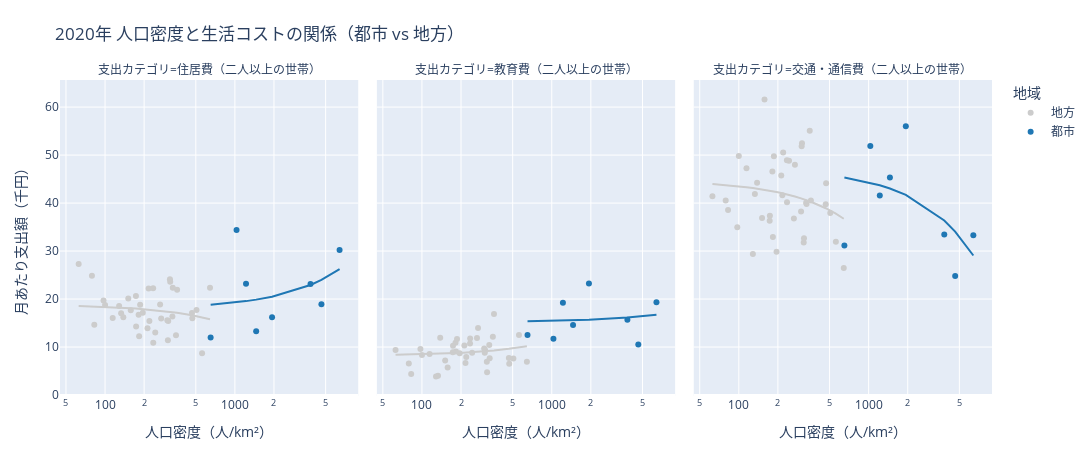

Notebook cell for this chart:
### Code cell
import pandas as pd
import plotly.express as px

CSV_PATH = "SSDSE-B-2025.csv"
AREA_CSV = "pref_area.csv"
TARGET_YEAR = 2020

# -----------------------
# 1. データ読み込み
# -----------------------
df = pd.read_csv(CSV_PATH)
df_year = df[df["年度"] == TARGET_YEAR].copy()

# -----------------------
# 2. 人口密度を計算
# -----------------------
pop_df = df_year.groupby("都道府県", as_index=False)[["総人口"]].mean()
area_df = pd.read_csv(AREA_CSV)  # 列: 都道府県, 面積_km2

pop_area = pop_df.merge(area_df, on="都道府県", how="inner")
pop_area["人口密度"] = pop_area["総人口"] / pop_area["面積_km2"]

# -----------------------
# 3. 注目する3カテゴリ
# -----------------------
focus_cols = [
    "住居費（二人以上の世帯）",
    "教育費（二人以上の世帯）",
    "交通・通信費（二人以上の世帯）",
]

# -----------------------
# 4. 都道府県ごとの支出平均
# -----------------------
pref_means = df_year.groupby("都道府県", as_index=False)[focus_cols].mean()

# -----------------------
# 5. 支出 + 人口密度を結合
# -----------------------
df_merged = pref_means.merge(pop_area, on="都道府県", how="inner")

# -----------------------
# 6. 都市 vs 地方 に分類
# -----------------------
metro = [
    "東京都","神奈川県","千葉県","埼玉県",
    "愛知県","大阪府","兵庫県","福岡県"
]

def classify_region(pref):
    return "都市" if pref in metro else "地方"

df_merged["地域"] = df_merged["都道府県"].map(classify_region)

# -----------------------
# 7. ロング型に変換
# -----------------------
df_long = df_merged.melt(
    id_vars=["都道府県", "人口密度", "地域"],
    value_vars=focus_cols,
    var_name="カテゴリ",
    value_name="支出額"
)

df_long["支出額_千円"] = df_long["支出額"] / 1000

# -----------------------
# 8. 散布図（人口密度 × 支出）
# -----------------------
fig = px.scatter(
    df_long,
    x="人口密度",
    y="支出額_千円",
    color="地域",
    facet_col="カテゴリ",
    trendline="ols",
    hover_name="都道府県",
    color_discrete_map={
        "都市": "#1f77b4",   # 濃く
        "地方": "#cccccc"    # グレー
    },
    labels={
        "人口密度": "人口密度（人/km²）",
        "支出額_千円": "月あたり支出額（千円）",
        "カテゴリ": "支出カテゴリ",
        "地域": "地域"
    },
    title=f"{TARGET_YEAR}年 人口密度と生活コストの関係（都市 vs 地方）"
)

# x軸をログスケール（全facetに適用）
for axis in fig.layout:
    if axis.startswith("xaxis"):
        fig.layout[axis].type = "log"

# -----------------------
# 9. レイアウト調整
# -----------------------
fig.update_layout(
    width=1100,
    height=450,
    margin=dict(l=60, r=20, t=80, b=40),
    legend_title="地域"
)

fig.show()
fig.write_html("panel_population_density_urban_vs_rural.html")

### Figure 1 — Plotly figure (JSON) as saved in the notebook; plotly's stock layout.template omitted (floating-point values rounded to 4 significant figures)
{"data": [{"hovertemplate": "<b>%{hovertext}</b><br><br>地域=地方<br>支出カテゴリ=住居費（二人以上の世帯）<br>人口密度（人/km²）=%{x}<br>月あたり支出額（千円）=%{y}<extra></extra>", "hovertext": ["三重県", "京都府", "佐賀県", "北海道", "和歌山県", "大分県", "奈良県", "宮城県", "宮崎県", "富山県", "山口県", "山形県", "山梨県", "岐阜県", "岡山県", "岩手県", "島根県", "広島県", "徳島県", "愛媛県", "新潟県", "栃木県", "沖縄県", "滋賀県", "熊本県", "石川県", "福井県", "福島県", "秋田県", "群馬県", "茨城県", "長崎県", "長野県", "青森県", "静岡県", "香川県", "高知県", "鳥取県", "鹿児島県"], "legendgroup": "地方", "marker": {"color": "#cccccc", "symbol": "circle"}, "mode": "markers", "name": "地方", "orientation": "v", "showlegend": true, "type": "scatter", "x": [306.6, 559.0, 332.4, 62.63, 195.3, 216.5, 358.9, 316.1, 138.3, 243.6, 219.6, 114.6, 181.4, 186.3, 265.5, 79.25, 100.0, 330.2, 173.5, 235.2, 212.4, 301.7, 643.3, 351.8, 234.6, 270.6, 183.0, 133.0, 82.63, 304.8, 470.2, 317.6, 151.0, 128.3, 467.2, 506.3, 97.34, 157.8, 172.9], "xaxis": "x", "y": [15.41, 8.686, 22.38, 27.3, 17.12, 22.21, 21.95, 24.12, 16.2, 13.04, 15.42, 16.07, 16.72, 18.82, 18.86, 24.85, 18.74, 16.35, 14.28, 10.92, 13.9, 15.58, 22.33, 12.44, 22.26, 15.94, 12.24, 17.05, 14.66, 11.42, 15.98, 23.59, 20.13, 18.54, 17.08, 17.72, 19.72, 17.66, 20.65], "yaxis": "y"}, {"hovertemplate": "<b>OLS trendline</b><br>支出額_千円 = -0.00469047 * 人口密度 + 18.8287<br>R<sup>2</sup>=0.023920<br><br>地域=地方<br>支出カテゴリ=住居費（二人以上の世帯）<br>人口密度（人/km²）=%{x}<br>月あたり支出額（千円）=%{y} <b>(trend)</b><extra></extra>", "legendgroup": "地方", "marker": {"color": "#cccccc", "symbol": "circle"}, "mode": "lines", "name": "地方", "showlegend": false, "type": "scatter", "x": [62.63, 79.25, 82.63, 97.34, 100.0, 114.6, 128.3, 133.0, 138.3, 151.0, 157.8, 172.9, 173.5, 181.4, 183.0, 186.3, 195.3, 212.4, 216.5, 219.6, 234.6, 235.2, 243.6, 265.5, 270.6, 301.7, 304.8, 306.6, 316.1, 317.6, 330.2, 332.4, 351.8, 358.9, 467.2, 470.2, 506.3, 559.0, 643.3], "xaxis": "x", "y": [18.53, 18.46, 18.44, 18.37, 18.36, 18.29, 18.23, 18.2, 18.18, 18.12, 18.09, 18.02, 18.01, 17.98, 17.97, 17.95, 17.91, 17.83, 17.81, 17.8, 17.73, 17.73, 17.69, 17.58, 17.56, 17.41, 17.4, 17.39, 17.35, 17.34, 17.28, 17.27, 17.18, 17.15, 16.64, 16.62, 16.45, 16.21, 15.81], "yaxis": "y"}, {"hovertemplate": "<b>%{hovertext}</b><br><br>地域=地方<br>支出カテゴリ=教育費（二人以上の世帯）<br>人口密度（人/km²）=%{x}<br>月あたり支出額（千円）=%{y}<extra></extra>", "hovertext": ["三重県", "京都府", "佐賀県", "北海道", "和歌山県", "大分県", "奈良県", "宮城県", "宮崎県", "富山県", "山口県", "山形県", "山梨県", "岐阜県", "岡山県", "岩手県", "島根県", "広島県", "徳島県", "愛媛県", "新潟県", "栃木県", "沖縄県", "滋賀県", "熊本県", "石川県", "福井県", "福島県", "秋田県", "群馬県", "茨城県", "長崎県", "長野県", "青森県", "静岡県", "香川県", "高知県", "鳥取県", "鹿児島県"], "legendgroup": "地方", "marker": {"color": "#cccccc", "symbol": "circle"}, "mode": "markers", "name": "地方", "orientation": "v", "showlegend": false, "type": "scatter", "x": [306.6, 559.0, 332.4, 62.63, 195.3, 216.5, 358.9, 316.1, 138.3, 243.6, 219.6, 114.6, 181.4, 186.3, 265.5, 79.25, 100.0, 330.2, 173.5, 235.2, 212.4, 301.7, 643.3, 351.8, 234.6, 270.6, 183.0, 133.0, 82.63, 304.8, 470.2, 317.6, 151.0, 128.3, 467.2, 506.3, 97.34, 157.8, 172.9], "xaxis": "x2", "y": [9.353, 12.49, 7.692, 9.394, 8.723, 6.663, 16.88, 6.955, 11.94, 8.802, 7.907, 8.545, 10.92, 11.66, 11.89, 6.573, 8.32, 10.42, 10.27, 11.8, 10.32, 9.706, 6.942, 12.13, 10.75, 13.98, 9.089, 4.019, 4.394, 8.812, 6.529, 4.76, 7.203, 3.841, 7.714, 7.608, 9.571, 5.735, 8.903], "yaxis": "y2"}, {"hovertemplate": "<b>OLS trendline</b><br>支出額_千円 = 0.00309603 * 人口密度 + 8.17597<br>R<sup>2</sup>=0.023432<br><br>地域=地方<br>支出カテゴリ=教育費（二人以上の世帯）<br>人口密度（人/km²）=%{x}<br>月あたり支出額（千円）=%{y} <b>(trend)</b><extra></extra>", "legendgroup": "地方", "marker": {"color": "#cccccc", "symbol": "circle"}, "mode": "lines", "name": "地方", "showlegend": false, "type": "scatter", "x": [62.63, 79.25, 82.63, 97.34, 100.0, 114.6, 128.3, 133.0, 138.3, 151.0, 157.8, 172.9, 173.5, 181.4, 183.0, 186.3, 195.3, 212.4, 216.5, 219.6, 234.6, 235.2, 243.6, 265.5, 270.6, 301.7, 304.8, 306.6, 316.1, 317.6, 330.2, 332.4, 351.8, 358.9, 467.2, 470.2, 506.3, 559.0, 643.3], "xaxis": "x2", "y": [8.37, 8.421, 8.432, 8.477, 8.486, 8.531, 8.573, 8.588, 8.604, 8.643, 8.665, 8.711, 8.713, 8.738, 8.743, 8.753, 8.781, 8.834, 8.846, 8.856, 8.902, 8.904, 8.93, 8.998, 9.014, 9.11, 9.12, 9.125, 9.155, 9.159, 9.198, 9.205, 9.265, 9.287, 9.622, 9.632, 9.743, 9.907, 10.17], "yaxis": "y2"}, {"hovertemplate": "<b>%{hovertext}</b><br><br>地域=地方<br>支出カテゴリ=交通・通信費（二人以上の世帯）<br>人口密度（人/km²）=%{x}<br>月あたり支出額（千円）=%{y}<extra></extra>", "hovertext": ["三重県", "京都府", "佐賀県", "北海道", "和歌山県", "大分県", "奈良県", "宮城県", "宮崎県", "富山県", "山口県", "山形県", "山梨県", "岐阜県", "岡山県", "岩手県", "島根県", "広島県", "徳島県", "愛媛県", "新潟県", "栃木県", "沖縄県", "滋賀県", "熊本県", "石川県", "福井県", "福島県", "秋田県", "群馬県", "茨城県", "長崎県", "長野県", "青森県", "静岡県", "香川県", "高知県", "鳥取県", "鹿児島県"], "legendgroup": "地方", "marker": {"color": "#cccccc", "symbol": "circle"}, "mode": "markers", "name": "地方", "orientation": "v", "showlegend": false, "type": "scatter", "x": [306.6, 559.0, 332.4, 62.63, 195.3, 216.5, 358.9, 316.1, 138.3, 243.6, 219.6, 114.6, 181.4, 186.3, 265.5, 79.25, 100.0, 330.2, 173.5, 235.2, 212.4, 301.7, 643.3, 351.8, 234.6, 270.6, 183.0, 133.0, 82.63, 304.8, 470.2, 317.6, 151.0, 128.3, 467.2, 506.3, 97.34, 157.8, 172.9], "xaxis": "x3", "y": [52.48, 31.93, 39.82, 41.41, 29.84, 41.66, 40.51, 31.76, 44.25, 48.8, 50.56, 47.28, 46.56, 49.75, 36.8, 40.56, 49.8, 40.06, 37.38, 40.19, 45.74, 38.24, 26.49, 55.1, 48.92, 48.0, 32.95, 41.89, 38.58, 51.87, 44.16, 32.7, 36.87, 29.39, 39.74, 37.94, 34.98, 61.61, 36.32], "yaxis": "y3"}, {"hovertemplate": "<b>OLS trendline</b><br>支出額_千円 = -0.0124472 * 人口密度 + 44.7401<br>R<sup>2</sup>=0.048108<br><br>地域=地方<br>支出カテゴリ=交通・通信費（二人以上の世帯）<br>人口密度（人/km²）=%{x}<br>月あたり支出額（千円）=%{y} <b>(trend)</b><extra></extra>", "legendgroup": "地方", "marker": {"color": "#cccccc", "symbol": "circle"}, "mode": "lines", "name": "地方", "showlegend": false, "type": "scatter", "x": [62.63, 79.25, 82.63, 97.34, 100.0, 114.6, 128.3, 133.0, 138.3, 151.0, 157.8, 172.9, 173.5, 181.4, 183.0, 186.3, 195.3, 212.4, 216.5, 219.6, 234.6, 235.2, 243.6, 265.5, 270.6, 301.7, 304.8, 306.6, 316.1, 317.6, 330.2, 332.4, 351.8, 358.9, 467.2, 470.2, 506.3, 559.0, 643.3], "xaxis": "x3", "y": [43.96, 43.75, 43.71, 43.53, 43.49, 43.31, 43.14, 43.08, 43.02, 42.86, 42.78, 42.59, 42.58, 42.48, 42.46, 42.42, 42.31, 42.1, 42.04, 42.01, 41.82, 41.81, 41.71, 41.44, 41.37, 40.99, 40.95, 40.92, 40.81, 40.79, 40.63, 40.6, 40.36, 40.27, 38.93, 38.89, 38.44, 37.78, 36.73], "yaxis": "y3"}, {"hovertemplate": "<b>%{hovertext}</b><br><br>地域=都市<br>支出カテゴリ=住居費（二人以上の世帯）<br>人口密度（人/km²）=%{x}<br>月あたり支出額（千円）=%{y}<extra></extra>", "hovertext": ["兵庫県", "千葉県", "埼玉県", "大阪府", "愛知県", "東京都", "神奈川県", "福岡県"], "legendgroup": "都市", "marker": {"color": "#1f77b4", "symbol": "circle"}, "mode": "markers", "name": "都市", "orientation": "v", "showlegend": true, "type": "scatter", "x": [650.5, 1219.0, 1934.0, 4639.0, 1458.0, 6403.0, 3823.0, 1030.0], "xaxis": "x", "y": [11.98, 23.2, 16.2, 18.91, 13.3, 30.21, 23.11, 34.37], "yaxis": "y"}, {"hovertemplate": "<b>OLS trendline</b><br>支出額_千円 = 0.00128978 * 人口密度 + 18.0001<br>R<sup>2</sup>=0.113646<br><br>地域=都市<br>支出カテゴリ=住居費（二人以上の世帯）<br>人口密度（人/km²）=%{x}<br>月あたり支出額（千円）=%{y} <b>(trend)</b><extra></extra>", "legendgroup": "都市", "marker": {"color": "#1f77b4", "symbol": "circle"}, "mode": "lines", "name": "都市", "showlegend": false, "type": "scatter", "x": [650.5, 1030.0, 1219.0, 1458.0, 1934.0, 3823.0, 4639.0, 6403.0], "xaxis": "x", "y": [18.84, 19.33, 19.57, 19.88, 20.49, 22.93, 23.98, 26.26], "yaxis": "y"}, {"hovertemplate": "<b>%{hovertext}</b><br><br>地域=都市<br>支出カテゴリ=教育費（二人以上の世帯）<br>人口密度（人/km²）=%{x}<br>月あたり支出額（千円）=%{y}<extra></extra>", "hovertext": ["兵庫県", "千葉県", "埼玉県", "大阪府", "愛知県", "東京都", "神奈川県", "福岡県"], "legendgroup": "都市", "marker": {"color": "#1f77b4", "symbol": "circle"}, "mode": "markers", "name": "都市", "orientation": "v", "showlegend": false, "type": "scatter", "x": [650.5, 1219.0, 1934.0, 4639.0, 1458.0, 6403.0, 3823.0, 1030.0], "xaxis": "x2", "y": [12.53, 19.25, 23.25, 10.54, 14.57, 19.34, 15.69, 11.72], "yaxis": "y2"}, {"hovertemplate": "<b>OLS trendline</b><br>支出額_千円 = 0.000234371 * 人口密度 + 15.2399<br>R<sup>2</sup>=0.012090<br><br>地域=都市<br>支出カテゴリ=教育費（二人以上の世帯）<br>人口密度（人/km²）=%{x}<br>月あたり支出額（千円）=%{y} <b>(trend)</b><extra></extra>", "legendgroup": "都市", "marker": {"color": "#1f77b4", "symbol": "circle"}, "mode": "lines", "name": "都市", "showlegend": false, "type": "scatter", "x": [650.5, 1030.0, 1219.0, 1458.0, 1934.0, 3823.0, 4639.0, 6403.0], "xaxis": "x2", "y": [15.39, 15.48, 15.53, 15.58, 15.69, 16.14, 16.33, 16.74], "yaxis": "y2"}, {"hovertemplate": "<b>%{hovertext}</b><br><br>地域=都市<br>支出カテゴリ=交通・通信費（二人以上の世帯）<br>人口密度（人/km²）=%{x}<br>月あたり支出額（千円）=%{y}<extra></extra>", "hovertext": ["兵庫県", "千葉県", "埼玉県", "大阪府", "愛知県", "東京都", "神奈川県", "福岡県"], "legendgroup": "都市", "marker": {"color": "#1f77b4", "symbol": "circle"}, "mode": "markers", "name": "都市", "orientation": "v", "showlegend": false, "type": "scatter", "x": [650.5, 1219.0, 1934.0, 4639.0, 1458.0, 6403.0, 3823.0, 1030.0], "xaxis": "x3", "y": [31.17, 41.59, 55.99, 24.81, 45.33, 33.29, 33.45, 51.91], "yaxis": "y3"}, {"hovertemplate": "<b>OLS trendline</b><br>支出額_千円 = -0.00282554 * 人口密度 + 47.1653<br>R<sup>2</sup>=0.290716<br><br>地域=都市<br>支出カテゴリ=交通・通信費（二人以上の世帯）<br>人口密度（人/km²）=%{x}<br>月あたり支出額（千円）=%{y} <b>(trend)</b><extra></extra>", "legendgroup": "都市", "marker": {"color": "#1f77b4", "symbol": "circle"}, "mode": "lines", "name": "都市", "showlegend": false, "type": "scatter", "x": [650.5, 1030.0, 1219.0, 1458.0, 1934.0, 3823.0, 4639.0, 6403.0], "xaxis": "x3", "y": [45.33, 44.26, 43.72, 43.04, 41.7, 36.36, 34.06, 29.07], "yaxis": "y3"}], "layout": {"annotations": [{"font": {}, "showarrow": false, "text": "支出カテゴリ=住居費（二人以上の世帯）", "x": 0.16, "xanchor": "center", "xref": "paper", "y": 1, "yanchor": "bottom", "yref": "paper"}, {"font": {}, "showarrow": false, "text": "支出カテゴリ=教育費（二人以上の世帯）", "x": 0.5, "xanchor": "center", "xref": "paper", "y": 1, "yanchor": "bottom", "yref": "paper"}, {"font": {}, "showarrow": false, "text": "支出カテゴリ=交通・通信費（二人以上の世帯）", "x": 0.84, "xanchor": "center", "xref": "paper", "y": 1, "yanchor": "bottom", "yref": "paper"}], "height": 450, "legend": {"title": {"text": "地域"}, "tracegroupgap": 0}, "margin": {"b": 40, "l": 60, "r": 20, "t": 80}, "title": {"text": "2020年 人口密度と生活コストの関係（都市 vs 地方）"}, "width": 1100, "xaxis": {"anchor": "y", "domain": [0, 0.32], "title": {"text": "人口密度（人/km²）"}, "type": "log"}, "xaxis2": {"anchor": "y2", "domain": [0.34, 0.66], "matches": "x", "title": {"text": "人口密度（人/km²）"}, "type": "log"}, "xaxis3": {"anchor": "y3", "domain": [0.68, 1.0], "matches": "x", "title": {"text": "人口密度（人/km²）"}, "type": "log"}, "yaxis": {"anchor": "x", "domain": [0, 1], "title": {"text": "月あたり支出額（千円）"}}, "yaxis2": {"anchor": "x2", "domain": [0, 1], "matches": "y", "showticklabels": false}, "yaxis3": {"anchor": "x3", "domain": [0, 1], "matches": "y", "showticklabels": false}}}
